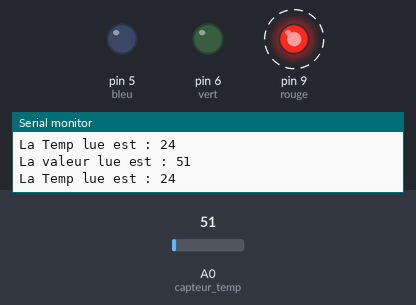
The sketch below on a simulated Arduino Uno, built with avr-gcc and run on an emulated ATmega328P. On the bench: output pins drawn as LEDs (lit = HIGH), the last lines printed to the serial monitor. Dashed ring = blinking. The inputs (shaded band) are chosen by the test bench; at power-on: A0 (capteur_temp) = 51.

Above: at 1.4 s.
1.5 s: A0 (capteur_temp) set to 58
At 2.07 s:
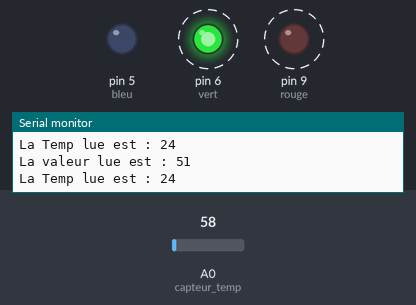
4.8 s: A0 (capteur_temp) set to 30
At 5.05 s:
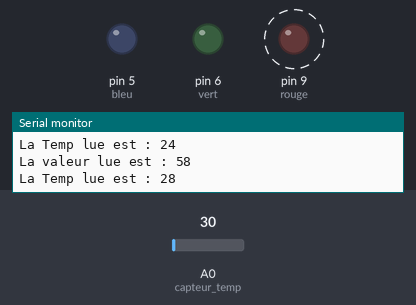
8.1 s: A0 (capteur_temp) set to 61
At 9.13 s:
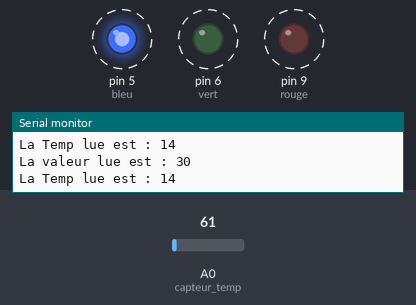
Timing chart, 0 to 17.4 s (numbered marks = the images above; inputs shaded):
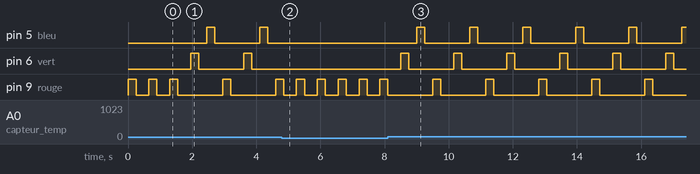

Measured:
- the behaviour switches between 53 and 54 on A0 (capteur_temp) (found by bisection; images 0 and 1)
- after the input at 1.5 s, pin 5 (bleu): alternates HIGH for 0.25 s and LOW for 1.4 s, starting after 0.95 s; pin 6 (vert): alternates HIGH for 0.25 s and LOW for 1.4 s, starting after 0.45 s; pin 9 (rouge): LOW → HIGH after 1.5 s, → LOW 0.25 s later, → HIGH 1.4 s later
- after the input at 4.8 s, pin 5 (bleu), pin 6 (vert): stops changing and stays LOW; pin 9 (rouge): alternates HIGH for 0.25 s and LOW for 0.40 s, starting after 0.45 s
- after the input at 8.1 s, pin 5 (bleu): alternates HIGH for 0.25 s and LOW for 1.4 s, starting after 0.91 s; pin 6 (vert): alternates HIGH for 0.25 s and LOW for 1.4 s, starting after 0.41 s; pin 9 (rouge): alternates HIGH for 0.25 s and LOW for 1.4 s, starting after 1.4 s
- by itself, pin 9 (rouge): alternates HIGH for 0.25 s and LOW for 0.40 s

The sketch:

LED_Capteur_Temperature_Simple.ino
```cpp
int rouge = 9; //Le pin 9 s'appelle maintenant rouge
int bleu = 5; //Le pin 5 s'appelle maintenant bleu
int vert = 6; //Le pin 6 s'appelle maintenant vert
int capteur_temp = A0; //Le pin A0 s'appelle maintenant capteur_temp
const int limite = 25;//Valeur limite à partir de laquelle les LED s'allument

// Fonction Setup qui est utilisé une fois au redémarrage de l'arduino
void setup() {
  Serial.begin(9600); //On démarre la communication Serial pour avoir des informations
  pinMode(rouge, OUTPUT);// Initialisation du pin 9 (= rouge) en sortie
  pinMode(bleu, OUTPUT);// Initialisation du pin 5 (= bleu) en sortie
  pinMode(vert, OUTPUT);// Initialisation du pin 6 (= vert) en sortie
}

// Fonction loop qui tourne pour toujours
void loop() {
  int valeur_lue = analogRead(capteur_temp); //On lit la valeur du capteur et on appelle la valeur : valeur_lue
  int temp = valeur_lue * 0.48828125; //On converti notre valeur analogique en degrés Celsius
  if(temp > limite)                        // Si la valeur_lue est supérieure à la limite définie
  {
    analogWrite(vert,255);      //On allume la LED verte
    delay(250);                   //Pause 1/4 de seconde
    analogWrite(vert,0);       //On éteint la LED verte
    delay(250);                   //Pause 1/4 de seconde
    analogWrite(bleu, 255);     //On allume la LED bleue
    delay(250);                   //Pause 1/4 de seconde
    analogWrite(bleu,0);       //On éteint la LED bleue
    delay(250);                   //Pause 1/4 de seconde
    analogWrite(rouge, 255);    //On allume la LED rouge
    delay(250);                   //Pause 1/4 de seconde
    analogWrite(rouge, 0);     //On éteint la LED rouge
    delay(250);                   //Pause 1/4 de seconde
  }
  else                            //Sinon si valeur_lue est inférieure à la limite
  {
    analogWrite(rouge, 255);  // On allume la LED rouge
    delay(250);                 // On attend 1/4 de seconde
    analogWrite(rouge, 0);   // On éteint la LED rouge
    delay(250);                 // On attend 1/4 de seconde
  }
  Serial.print("La valeur lue est : "); //On affiche le résultat dans le Serial.
  Serial.println(valeur_lue);           //On affiche la valeur_lue dans le Serial
  Serial.print("La Temp lue est : "); //On affiche le résultat dans le Serial.
  Serial.println(temp);           //On affiche la temp dans le Serial
  delay(150);
}
```
